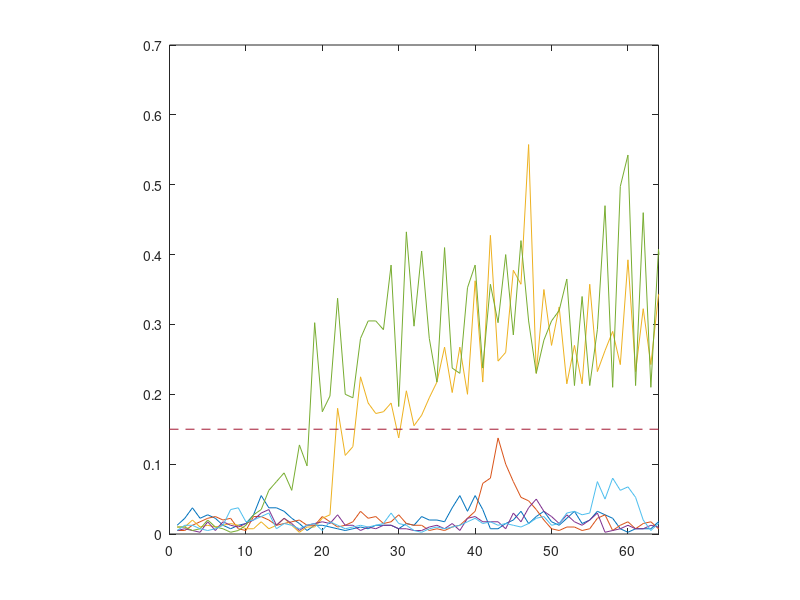

Here is the MATLAB script that generated this plot:
clear
clc
load('rin_-6a_40TrialNum_10.mat')

if_retrieval = nan(1,100);
figure
for ind = 1:6
    hd = zeros(1,size(X,2)-1);
    for i = 1 : (size(X,2)-1)
        if i == 1
            x = X(:,i);
            %                     p1 = rj/2/(1-f);
            %                     p2 = rj/2/f;
            %                     err1 = rand(N,1)<p1;    % 0 -> 1
            %                     err2 = rand(N,1)<p2;    % 1 -> 0
            %                     x(x==0) = x(x==0) + err1(x==0);
            %                     x(x==1) = x(x==1) - err2(x==1);
            %                     raster(:,i) = x;
        else
            x = y;
        end
        y = W'*x/N + randn(N,1)*38/sqrt(N) > 1;
        hd(i) = nnz(X(:,i+1)-y)/N;
    end
    plot(hd),hold on
end
xlim([0,64])
axis square 
plot([0 64],[0.15,0.15],'--')